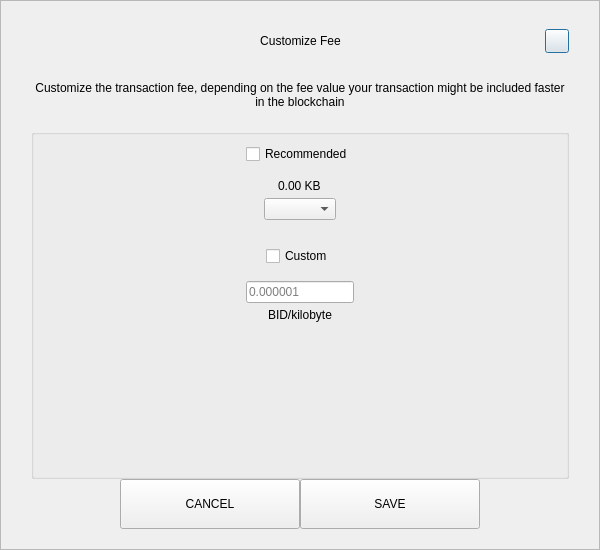
<?xml version="1.0" encoding="UTF-8"?>
<ui version="4.0">
 <class>SendCustomFeeDialog</class>
 <widget class="QDialog" name="SendCustomFeeDialog">
  <property name="geometry">
   <rect>
    <x>0</x>
    <y>0</y>
    <width>600</width>
    <height>550</height>
   </rect>
  </property>
  <property name="windowTitle">
   <string>Form</string>
  </property>
  <layout class="QVBoxLayout" name="verticalLayout_3">
   <property name="spacing">
    <number>0</number>
   </property>
   <property name="leftMargin">
    <number>0</number>
   </property>
   <property name="topMargin">
    <number>0</number>
   </property>
   <property name="rightMargin">
    <number>0</number>
   </property>
   <property name="bottomMargin">
    <number>0</number>
   </property>
   <item>
    <widget class="QFrame" name="frame">
     <property name="styleSheet">
      <string notr="true"/>
     </property>
     <property name="frameShape">
      <enum>QFrame::StyledPanel</enum>
     </property>
     <property name="frameShadow">
      <enum>QFrame::Raised</enum>
     </property>
     <layout class="QVBoxLayout" name="verticalLayout_2">
      <property name="spacing">
       <number>0</number>
      </property>
      <property name="leftMargin">
       <number>30</number>
      </property>
      <property name="topMargin">
       <number>20</number>
      </property>
      <property name="rightMargin">
       <number>30</number>
      </property>
      <property name="bottomMargin">
       <number>20</number>
      </property>
      <item>
       <layout class="QHBoxLayout" name="horizontalLayout_3">
        <property name="spacing">
         <number>0</number>
        </property>
        <item>
         <spacer name="horizontalSpacer_21">
          <property name="orientation">
           <enum>Qt::Horizontal</enum>
          </property>
          <property name="sizeHint" stdset="0">
           <size>
            <width>40</width>
            <height>20</height>
           </size>
          </property>
         </spacer>
        </item>
        <item>
         <widget class="QLabel" name="labelTitle">
          <property name="minimumSize">
           <size>
            <width>0</width>
            <height>40</height>
           </size>
          </property>
          <property name="maximumSize">
           <size>
            <width>16777215</width>
            <height>40</height>
           </size>
          </property>
          <property name="styleSheet">
           <string notr="true">padding-left:24px;</string>
          </property>
          <property name="text">
           <string>Customize Fee</string>
          </property>
          <property name="alignment">
           <set>Qt::AlignCenter</set>
          </property>
          <property name="margin">
           <number>7</number>
          </property>
         </widget>
        </item>
        <item>
         <spacer name="horizontalSpacer">
          <property name="orientation">
           <enum>Qt::Horizontal</enum>
          </property>
          <property name="sizeHint" stdset="0">
           <size>
            <width>40</width>
            <height>20</height>
           </size>
          </property>
         </spacer>
        </item>
        <item>
         <widget class="QPushButton" name="btnEsc">
          <property name="minimumSize">
           <size>
            <width>24</width>
            <height>24</height>
           </size>
          </property>
          <property name="maximumSize">
           <size>
            <width>24</width>
            <height>24</height>
           </size>
          </property>
          <property name="text">
           <string/>
          </property>
         </widget>
        </item>
       </layout>
      </item>
      <item>
       <spacer name="verticalSpacer_2">
        <property name="orientation">
         <enum>Qt::Vertical</enum>
        </property>
        <property name="sizeType">
         <enum>QSizePolicy::Fixed</enum>
        </property>
        <property name="sizeHint" stdset="0">
         <size>
          <width>20</width>
          <height>20</height>
         </size>
        </property>
       </spacer>
      </item>
      <item>
       <widget class="QLabel" name="labelMessage">
        <property name="text">
         <string>Customize the transaction fee, depending on the fee value your transaction might be included faster in the blockchain</string>
        </property>
        <property name="alignment">
         <set>Qt::AlignCenter</set>
        </property>
        <property name="wordWrap">
         <bool>true</bool>
        </property>
       </widget>
      </item>
      <item>
       <spacer name="verticalSpacer_3">
        <property name="orientation">
         <enum>Qt::Vertical</enum>
        </property>
        <property name="sizeType">
         <enum>QSizePolicy::Fixed</enum>
        </property>
        <property name="sizeHint" stdset="0">
         <size>
          <width>20</width>
          <height>20</height>
         </size>
        </property>
       </spacer>
      </item>
      <item>
       <widget class="QGroupBox" name="groupBox">
        <property name="title">
         <string/>
        </property>
        <layout class="QVBoxLayout" name="verticalLayout">
         <property name="leftMargin">
          <number>12</number>
         </property>
         <property name="rightMargin">
          <number>12</number>
         </property>
         <item>
          <layout class="QVBoxLayout" name="verticalLayout_4">
           <property name="spacing">
            <number>5</number>
           </property>
           <item alignment="Qt::AlignHCenter">
            <widget class="QCheckBox" name="checkBoxRecommended">
             <property name="text">
              <string>Recommended</string>
             </property>
            </widget>
           </item>
           <item>
            <spacer name="verticalSpacer_5">
             <property name="orientation">
              <enum>Qt::Vertical</enum>
             </property>
             <property name="sizeType">
              <enum>QSizePolicy::Fixed</enum>
             </property>
             <property name="sizeHint" stdset="0">
              <size>
               <width>20</width>
               <height>10</height>
              </size>
             </property>
            </spacer>
           </item>
           <item alignment="Qt::AlignHCenter">
            <widget class="QLabel" name="labelFee">
             <property name="text">
              <string>0.00 KB</string>
             </property>
            </widget>
           </item>
           <item alignment="Qt::AlignHCenter">
            <widget class="QComboBox" name="comboBoxRecommended"/>
           </item>
          </layout>
         </item>
         <item>
          <spacer name="verticalSpacer">
           <property name="orientation">
            <enum>Qt::Vertical</enum>
           </property>
           <property name="sizeType">
            <enum>QSizePolicy::Fixed</enum>
           </property>
           <property name="sizeHint" stdset="0">
            <size>
             <width>20</width>
             <height>20</height>
            </size>
           </property>
          </spacer>
         </item>
         <item>
          <layout class="QVBoxLayout" name="verticalLayout_5">
           <property name="spacing">
            <number>5</number>
           </property>
           <item alignment="Qt::AlignHCenter">
            <widget class="QCheckBox" name="checkBoxCustom">
             <property name="text">
              <string>Custom</string>
             </property>
            </widget>
           </item>
           <item>
            <spacer name="verticalSpacer_6">
             <property name="orientation">
              <enum>Qt::Vertical</enum>
             </property>
             <property name="sizeType">
              <enum>QSizePolicy::Fixed</enum>
             </property>
             <property name="sizeHint" stdset="0">
              <size>
               <width>20</width>
               <height>10</height>
              </size>
             </property>
            </spacer>
           </item>
           <item alignment="Qt::AlignHCenter">
            <widget class="QLineEdit" name="lineEditCustomFee">
             <property name="placeholderText">
              <string notr="true">0.000001</string>
             </property>
            </widget>
           </item>
           <item alignment="Qt::AlignHCenter">
            <widget class="QLabel" name="labelCustomFee">
             <property name="text">
              <string>BID/kilobyte</string>
             </property>
            </widget>
           </item>
          </layout>
         </item>
         <item>
          <spacer name="verticalSpacer_4">
           <property name="orientation">
            <enum>Qt::Vertical</enum>
           </property>
           <property name="sizeHint" stdset="0">
            <size>
             <width>20</width>
             <height>40</height>
            </size>
           </property>
          </spacer>
         </item>
        </layout>
       </widget>
      </item>
      <item>
       <layout class="QHBoxLayout" name="horizontalLayout" stretch="1,2,2,1">
        <item>
         <spacer name="horizontalSpacer1">
          <property name="orientation">
           <enum>Qt::Horizontal</enum>
          </property>
          <property name="sizeHint" stdset="0">
           <size>
            <width>40</width>
            <height>20</height>
           </size>
          </property>
         </spacer>
        </item>
        <item>
         <widget class="QPushButton" name="btnCancel">
          <property name="minimumSize">
           <size>
            <width>180</width>
            <height>50</height>
           </size>
          </property>
          <property name="focusPolicy">
           <enum>Qt::NoFocus</enum>
          </property>
          <property name="text">
           <string>CANCEL</string>
          </property>
         </widget>
        </item>
        <item>
         <widget class="QPushButton" name="btnSave">
          <property name="minimumSize">
           <size>
            <width>180</width>
            <height>50</height>
           </size>
          </property>
          <property name="focusPolicy">
           <enum>Qt::NoFocus</enum>
          </property>
          <property name="text">
           <string>SAVE</string>
          </property>
         </widget>
        </item>
        <item>
         <spacer name="horizontalSpacer_2">
          <property name="orientation">
           <enum>Qt::Horizontal</enum>
          </property>
          <property name="sizeHint" stdset="0">
           <size>
            <width>40</width>
            <height>20</height>
           </size>
          </property>
         </spacer>
        </item>
       </layout>
      </item>
     </layout>
    </widget>
   </item>
  </layout>
 </widget>
 <resources/>
 <connections/>
</ui>
